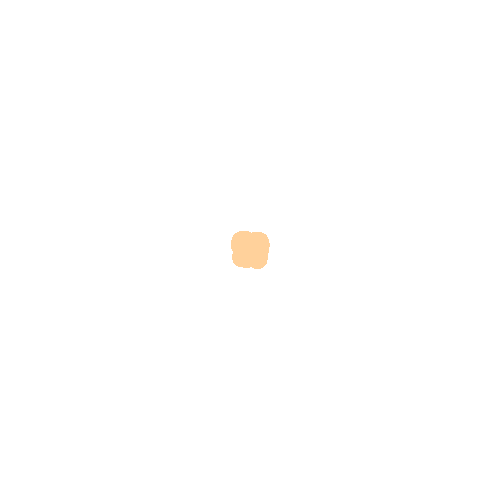
Frame 1 (no input)
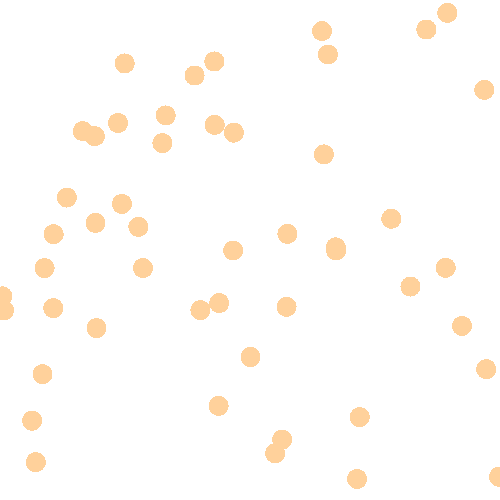
Frame 60 (the mouse pressed at the canvas centre just before this capture)
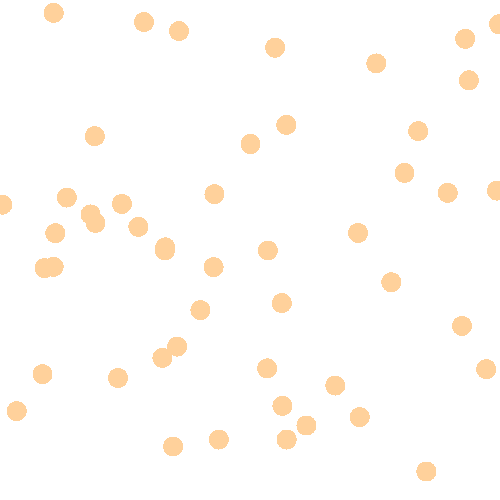
Frame 120 (the mouse held since frame 60 and released just before this capture)

The Processing sketch that drew these frames (run headless with seeded random() and noise(); from frame 60 on, the mouse is pressed at the canvas centre):

// Processing sketch: processing_184145
// ── processing_184145.pde

int mat =50;
float bola = 20;
float [] posX = new float [mat];
float [] posY = new float [mat];

float [] velX= new float [mat];
float [] velY = new float [mat];


void setup () {
  size(500, 500);
  noSmooth();

  for (int i= 0; i<mat; i++) {
    posX [i]= width/2;
    posY[i] = height/2;
    velX[i]= random (-10, 10);
    velY[i]= random (-10, 10);
  }
}


void draw() {
background(255);
noStroke();
colorMode(HSB);
fill(23,100,255);

  for (int i= 0; i< posX.length; i++ ) { 
    posX[i] = posX [i] + velX[i];
    posY [i] = posY [i] + velY[i];
    ellipse(posX[i], posY[i], bola, bola);

    if ((posX [i] >= width)||(posX [i] <= 0)) { 
      velX [i] = -velX[i];
    }
    if ((posY [i] >= width)||(posY [i] <= 0)) { 
      velY[i] = -velY[i];
    }
  
  }
}


  void mousePressed() {
    for(int i = 0; i<50;i++){
      posX[i]= mouseX;
      posY[i] = mouseY;
    }
  }
